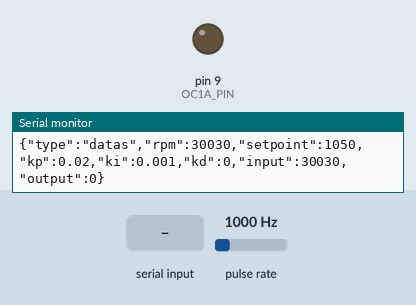
Recording of a program running on a simulated Arduino Uno, built with avr-gcc and run on an emulated ATmega328P. On the bench: output pins drawn as LEDs (lit = HIGH), the last lines printed to the serial monitor. Wiring (inferred from the names in the program): pulse sensor: data pin 2. Inputs (shaded band) come from the test bench; at power-on: pulse rate 1000 Hz.

Above: at 1.2 s.
1.3 s: pulse rate (sensor on pin 2) set to 1250 Hz
At 3.1 s:
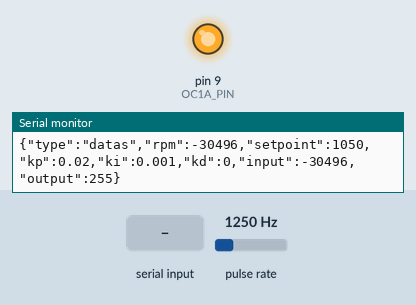
3.5 s: "kp,1\n" received over Serial
At 6.4 s:
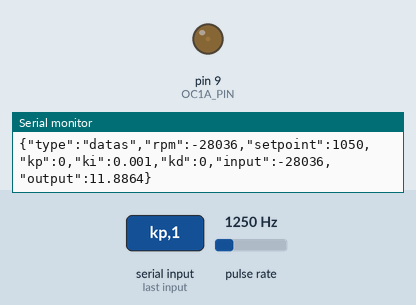
6.5 s: pulse rate (sensor on pin 2) set to 4900 Hz
9.5 s: pulse rate (sensor on pin 2) set to 950 Hz
12.5 s: pulse rate (sensor on pin 2) set to 1150 Hz
At 31.2 s:
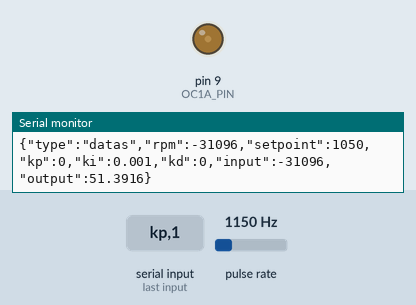
Timing chart, 0 to 38.2 s (numbered marks = the images above; inputs shaded):
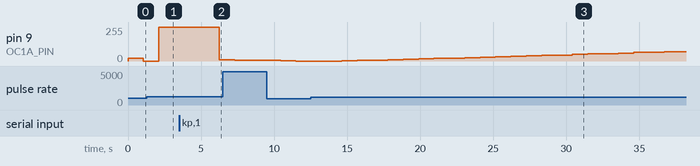

Measured:
- after the input at 1.3 s, pin 9 (OC1A_PIN): 0/255 → 255/255 after 0.79 s
- after the input at 3.5 s, pin 9 (OC1A_PIN): 255/255 → 10/255 after 2.7 s
- after the input at 12.5 s, pin 9 (OC1A_PIN): moves from 0/255 to 71/255 over 23.1 s, starting after 2.1 s

The program:

main.cpp
```cpp
#include "Arduino.h"
#include "ArduinoJson.h"
#include "PID_v1.h"

// Constantes para pinos
const byte OC1A_PIN = 9;
const byte OC1B_PIN = 10;
const byte TACH_INTERRUPT_PIN = 2;
const byte ANALOG_SENSOR_PIN = A0;

// Constantes para PWM
const word PWM_FREQ_HZ = 25000;
const word TCNT1_TOP = 16000000 / (2 * PWM_FREQ_HZ);

// Variáveis para o Tach
volatile int count = 0;
unsigned long int lastInterruptTime = 0;
// unsigned long int start_time;

int rpm;
int sensorValue;

// PID variables Setpoint is the RPM value we want to achieve
double Setpoint, Input, Output;
double Kp = 0.02, Ki = 0.001, Kd = 0;
PID myPID(&Input, &Output, &Setpoint, Kp, Ki, Kd, DIRECT);

void configureTimer1()
{
  // Configurar Timer1
  TCCR1A = (1 << COM1A1) | (1 << WGM11);
  TCCR1B = (1 << WGM13) | (1 << CS10);
  ICR1 = TCNT1_TOP;
}

void setPwmDuty(byte duty)
{
  OCR1A = (word)(duty * TCNT1_TOP) / 100;
}

void counter()
{
  unsigned long int currentTime = millis();
  unsigned long int elapsedTime = currentTime - lastInterruptTime;

  if (elapsedTime >= 1000)
  { // Medir RPM a cada 1 segundo (em milisegundos)
    rpm = count * 60 / 2;
    Input = rpm;
    lastInterruptTime = currentTime;
    count = 0; // Zera o contador
    return;
  }
  // Serial.println(count);

  count++;
  // Não realizar operações demoradas dentro da interrupção
}

void mountAndSendDataWithJson()
{
  StaticJsonDocument<512> doc;

  doc["type"] = "datas";
  doc["rpm"] = rpm;
  doc["setpoint"] = Setpoint;
  doc["kp"] = Kp;
  doc["ki"] = Ki;
  doc["kd"] = Kd;
  doc["input"] = Input;
  doc["output"] = Output;

  String json;
  serializeJson(doc, json);

  Serial.println(json);
}

void processMessage(String message)
{
  // if message starts with setpoint then set the setpoint
  if (message.startsWith("setpoint"))
  {
    Setpoint = message.substring(9).toInt();

    // max setpoint is 2370 rpm
    if (Setpoint > 2400)
    {
      Setpoint = 2370;
    }

    if (Setpoint < 0)
    {
      Setpoint = 1100;
    }
  }

  if (message.startsWith("kp"))
  {
    Kp = message.substring(2).toFloat();

    // compute new PID values
    myPID.SetTunings(Kp, Ki, Kd);
  }

  if (message.startsWith("ki"))
  {
    Ki = message.substring(2).toFloat();

    // compute new PID values
    myPID.SetTunings(Kp, Ki, Kd);
  }

  if (message.startsWith("kd"))
  {
    Kd = message.substring(2).toFloat();

    // compute new PID values
    myPID.SetTunings(Kp, Ki, Kd);
  }

  if (message.startsWith("pid"))
  {
    String pidValues = message.substring(3);
    int commaIndex = pidValues.indexOf(",");
    Kp = pidValues.substring(0, commaIndex).toFloat();
    pidValues = pidValues.substring(commaIndex + 1);
    commaIndex = pidValues.indexOf(",");
    Ki = pidValues.substring(0, commaIndex).toFloat();
    pidValues = pidValues.substring(commaIndex + 1);
    commaIndex = pidValues.indexOf(",");
    Kd = pidValues.substring(0, commaIndex).toFloat();

    // compute new PID values
    myPID.SetTunings(Kp, Ki, Kd);
  }

  if (message.startsWith("pwm"))
  {
    int pwmValue = message.substring(3).toInt();

    setPwmDuty(pwmValue);
  }

  if (message.startsWith("json"))
  {
    mountAndSendDataWithJson();
  }
}

void serialReadingProccess()
{
  if (Serial.available() > 0)
  {
    // Read the incoming byte
    String received = Serial.readString();

    if (received.length() > 0)
    {
      processMessage(received);
    }
  }
}

void transformSetpointToPwm(float reference)
{
  if (reference <= 1050)
  {
    setPwmDuty(0);
  }
  else if (reference > 2370)
  {
    setPwmDuty(100);
  }
  else
  {
    setPwmDuty(map((int)reference, 1050, 2370, 0, 100));
  }
}

void setup()
{
  pinMode(OC1A_PIN, OUTPUT);
  pinMode(OC1B_PIN, INPUT);

  configureTimer1();

  Serial.begin(9600);

  attachInterrupt(digitalPinToInterrupt(TACH_INTERRUPT_PIN), counter, RISING);

  // turn the PID on
  myPID.SetMode(AUTOMATIC);
  Setpoint = 1050;
  transformSetpointToPwm(Setpoint);
}

void loop()
{

  // should compute pid values and set pwm duty cycle
  myPID.Compute();
  transformSetpointToPwm(map(Output, 0, 255, 1050, 2370));

  // process serial messages
  serialReadingProccess();

  // mountAndSendDataWithJson();
  mountAndSendDataWithJson();
  delay(1005);
}
```

lcd_st7567s.h
```cpp
/******************************
 * original code from
 * URL: https://github.com/mworkfun/ST7567A_128X32DOT_LCD
 *
 *
 * Modify for LCD ST7567S 128x64
 * screen:
 * x-----------------------> +
 * y                    |
 * |                    |
 * |---------------------
 * |
 * v +
 *
 ******************************/
#ifndef LCD_ST7567S_h
#define LCD_ST7567S_h

#include <Arduino.h>
#include <Wire.h>

#define DRAW_UPPER_RIGHT 0x01
#define DRAW_UPPER_LEFT  0x02
#define DRAW_LOWER_LEFT 0x04
#define DRAW_LOWER_RIGHT  0x08
#define DRAW_ALL (DRAW_UPPER_RIGHT|DRAW_UPPER_LEFT|DRAW_LOWER_RIGHT|DRAW_LOWER_LEFT)

class lcd_st7567s{
  public:
    // LCD is driven by ST7567A IC.
    // Define instructions on page 37 of the ST7567A data sheet.
    enum ST7567A_C {
      displayON  = 0xaf,  //display on.
      displayOFF = 0xae,  //display off.

      startLine  = 0x40,  //Set display start line.
      restart    = 0xe2,  //restart command.
      seg        = 0xa0,  //Set scan direction of SEG, SEG = 1-0-1-0-0-0-0-MX;
                          //MX=1-->reverse direction, MX=0-->normal direction.

      INV_normal = 0xa6,  //normal display.
      AP_normal  = 0xa4,  //normal display.

      BS         = 0xa3,  //select bias setting, bias = 1-0-1-0-0-0-1-BS, BS(0)=1/9,  BS(1)=1/7(at 1/65 duty).
      com        = 0xc8,  //Set output direction of COM, COM = 1-1-0-0-MY-X-X-X;
                          //MY=1-->reverse direction, MY=0-->normal direction.

      powerCon1  = 0x2c,  //Controls the built-in power circuits;
      powerCon2  = 0x2e,  //Define instructions on page 43 of the ST7567A data sheet.
      powerCon3  = 0x2f,

      /********Adjust display brightness********/
      regRatio   = 0x22,  //Controls the regulation ratio of the built-in regulator;
                          //Define instructions on page 43 of the ST7567A data sheet.
      EV1        = 0x81,  //Define instructions on page 44 of the ST7567A data sheet.
      EV2        = 0x30,

      /**********entension command set**********/
      exit_EC    = 0xfe,  //exit extension command set.
      enter_EC   = 0xff,  //enter extension command set.

      DSM_ON     = 0x72,  //display setting mode on.
      DSM_OFF    = 0x70,  //display setting mode off.
      DT         = 0xd6,  //set the display duty, DT=33.
      BA         = 0x90,  //BA=1/9, selects LCD bias ratio for the internal voltage follower to drive the LCD.
                          //This command has priority over the Bias Select (BS).
      FR         = 0x9d,  //specifies the frame rate for duty.

      RMW        = 0xe0,  //Read-modify-Write command on page 42 of ST7567A datasheet.
      END        = 0xee,
    };

    lcd_st7567s();
    void WriteByte_command(int dat);      //Write a command to LCD.
    void WriteCont_command(int str[]);    //Continuously write commands to LCD.
    void Init();                          //This initialization function is called when using LCD.
    void testPixel(int t);                //use to test LCD screen.

    void WriteByte_dat(int dat);          //Write a data to RAM.
    void WriteCont_dat(int str[]);        //Continuously write data to RAM.
    int  ReadByte_dat(int col, int page); //read one byte RAM data to MCU. col=0-127, page=0-3
    void DisplayPixel(int x,int y);       //display one pixel. X=0-31, Y=0-127
    void ClearPixel(int x,int y);         //Does not display a pixel. X=0-31, Y=0-127
    void Clear(bool invcolor);          // false = RAM write '0', all pixels turn off.
    void FontSize(int num);               //reserve
    void Cursor(int x, int y);             //Character display position. x=0-17, y=0-3
    void DisplayPicture();                //display picture.
    void WriteFont(int num);              //Writes the data from the font.c file to RAM.
    void Display(char *str);              //4 lines of 18 characters each.

    // import from U8G2
    // https://github.com/olikraus/u8g2
    void DrawLine(int x1, int y1, int x2, int y2, bool invcolor);
    void draw_circle_section(int x, int y, int x0, int y0, int option, bool invcolor, bool solid);
    void draw_circle(int x0, int y0, int rad, int option, bool invcolor, bool solid);
  private:
    int addr = 0x3f;  //Address of LCD device.
    int cursor[2]={0,0};
};

#endif
```

Source omitted: font.c (data table, 5428 bytes), picture.c (data table, 3658 bytes), lcd_st7567s.cpp (18127 bytes)
